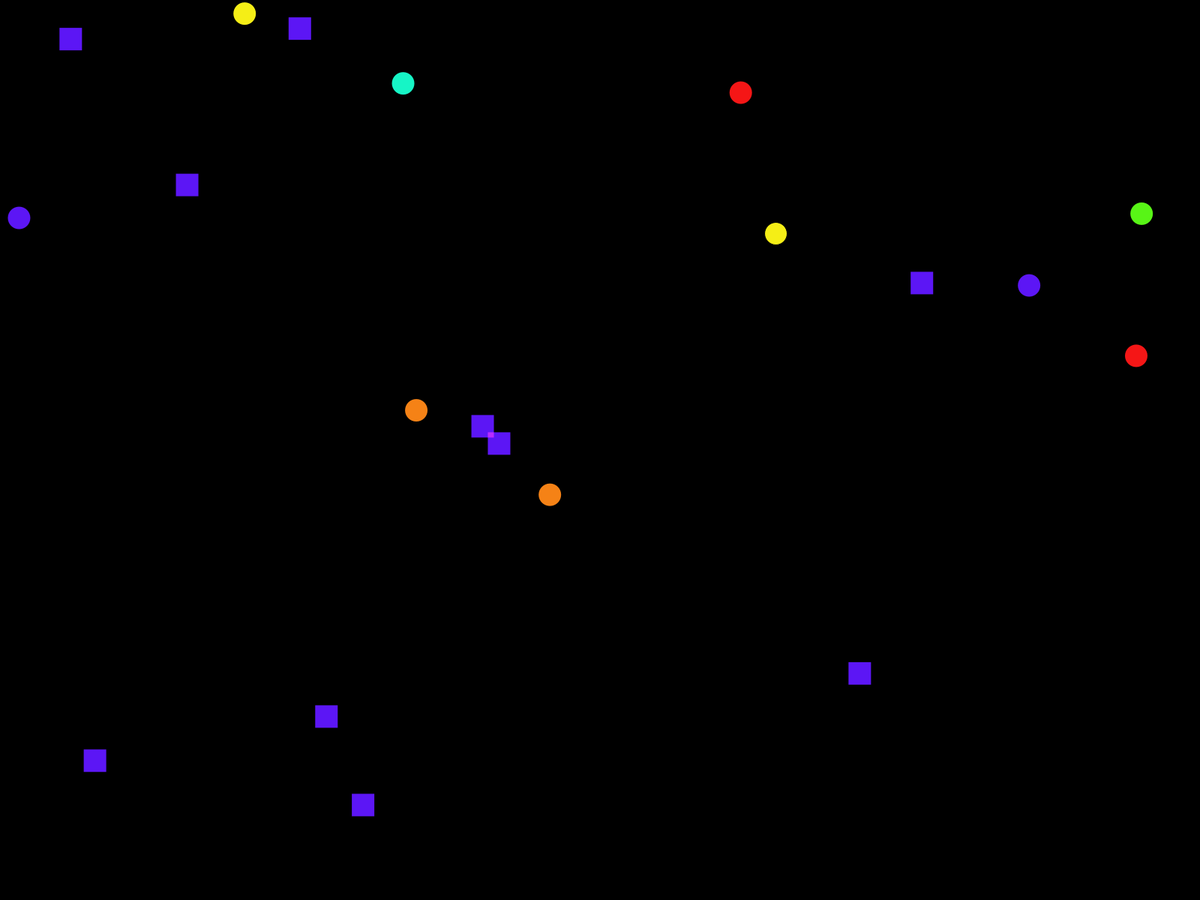
Frame 1 (no input)
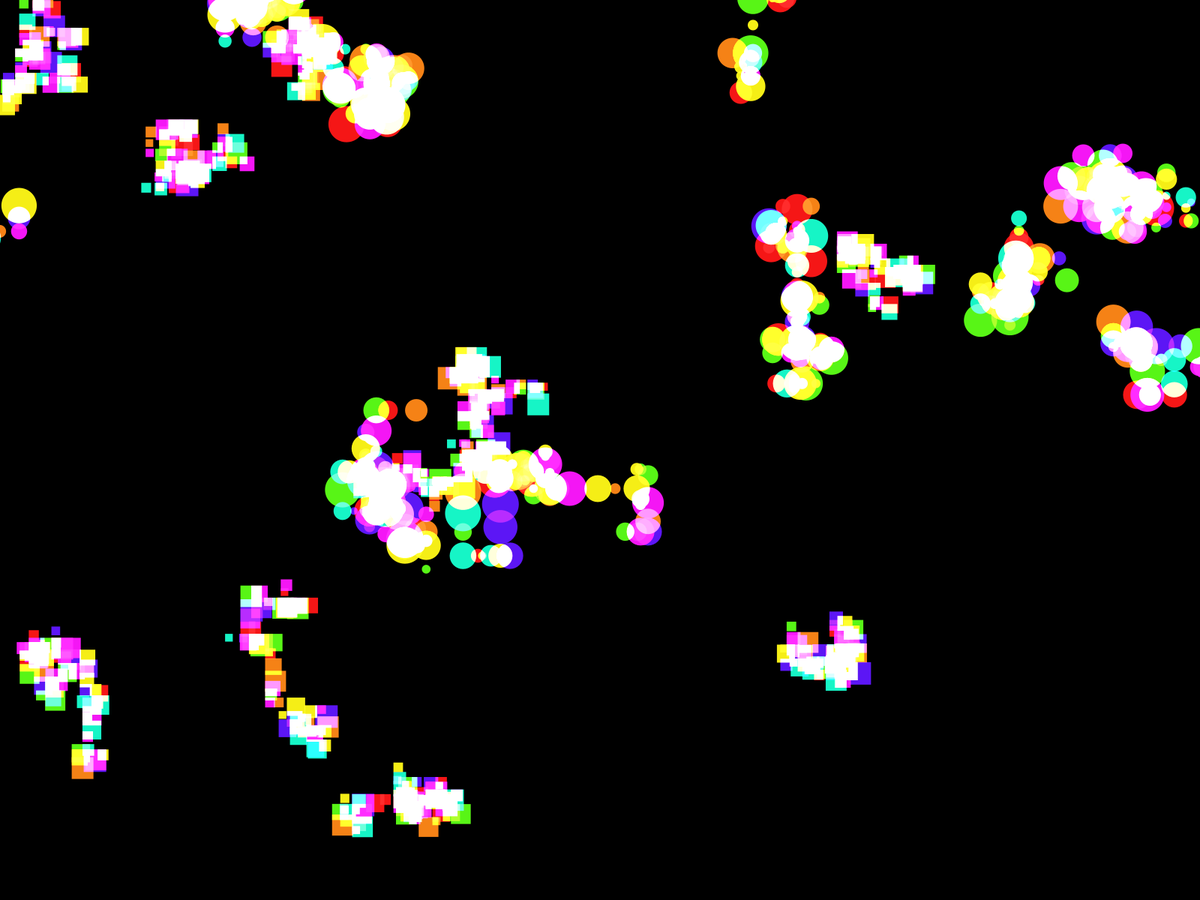
Frame 60 (the mouse pressed at the canvas centre just before this capture)
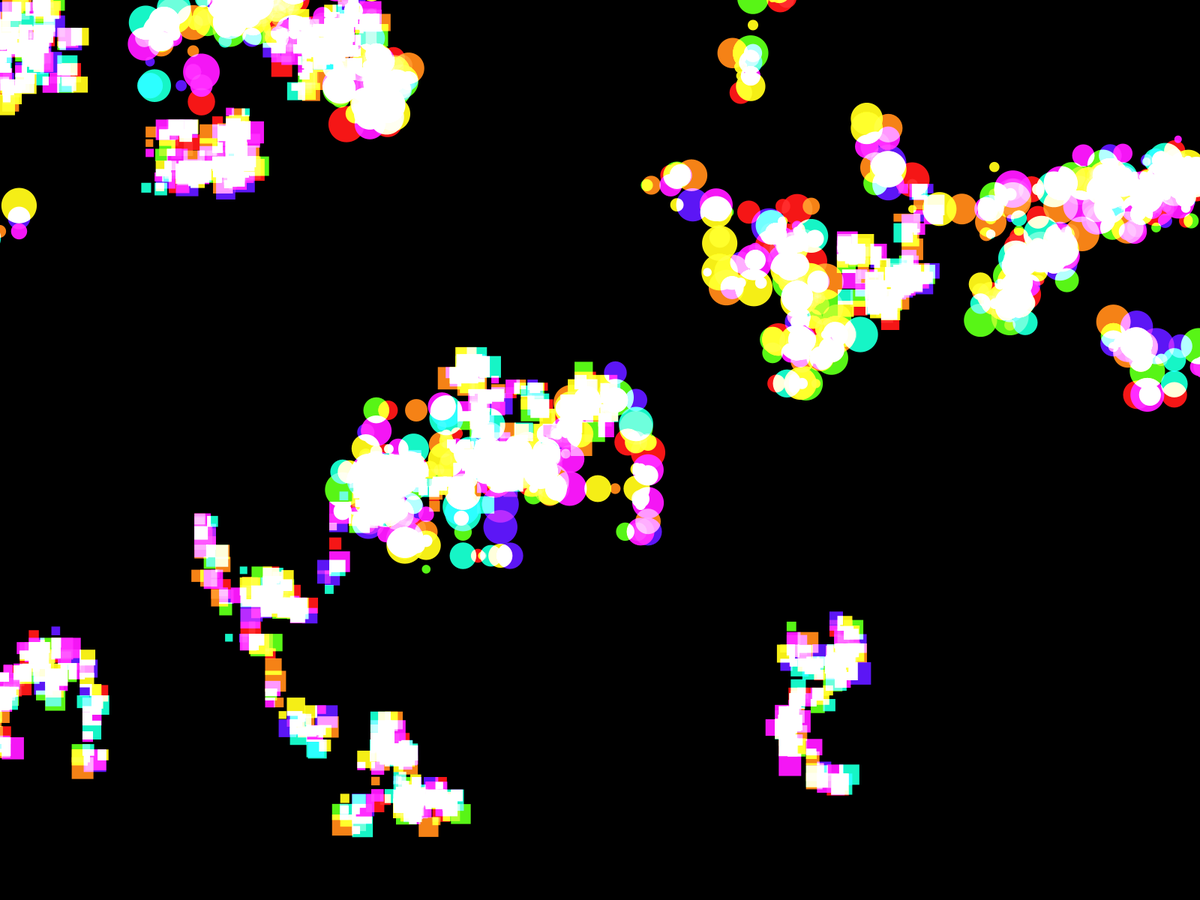
Frame 120 (the mouse held since frame 60 and released just before this capture)

The Processing sketch that drew these frames (run headless with seeded random() and noise(); from frame 60 on, the mouse is pressed at the canvas centre):

// Processing sketch: Mauhay_Project1_RandomNumbers
// ── Mauhay_Project1_RandomNumbers.pde
cBrush []  brush1;
sBrush []  brush2;

int iterationCount = 0;

void setup()
{
 fullScreen();
 background(0);
 
 brush1 = new cBrush[10];
 brush2 = new sBrush[10];
 for (int i = 0; i < brush1.length; i++)
 {
   
   brush1[i] = new cBrush();
   brush1[i].pos = new PVector(random(width), random(height));
 }
 for(int x = 0; x < brush2.length; x++)
 {
  brush2[x] = new sBrush();
  brush2[x].pos = new PVector(random(width), random(height));
 }

}
void draw()
{
  if(iterationCount < 500)
  {
    for(int i = 0; i < brush1.length; i++)
    {
     brush1[i].render();
     brush1[i].RandomMove();
    }
    for(int x = 0; x < brush2.length; x++)
    {
      brush2[x].render();
      brush2[x].RandomMove();
    }
    iterationCount++;
  }
  if (iterationCount >= 500)
  {
   noLoop(); 
  }
}

// ── Circle.pde
class cBrush
{
   PVector pos = new PVector(0,0);
   float radius = 30;
   float speed = 20;
   color colors[] = {#F51616,#F58216,#F5EE16,#58F516,#16F5C6,#5C16F5,#F416F5};
   
   void render()
   {
    fill(colors[int(random(0,colors.length))]);
    circle(pos.x, pos.y, radius); 
    blendMode(ADD);
   }
   
   void RandomMove()
   {
     radius = random(10,50);
     speed = random(5,40);
     
     int diceRoll = (int)random(4);
     switch(diceRoll)
     {
       case 0:
              pos.x -= speed;
           break;
         case 1:
           pos.x += speed;
           break;
         case 2:
           pos.y -= speed;
           break;
         case 3:
           pos.y += speed;
           break;
      }
   }  
}

// ── Square.pde
class sBrush
{
   PVector pos = new PVector(0,0);
   float extent = 30;
   float speed = 20;
   
   void render()
   {
    square(pos.x, pos.y, extent);   
   }
   
   void RandomMove()
   {
     extent = random(10,30);
     speed = random(10,20);
     
     int diceRoll = (int)random(4);
     switch(diceRoll)
     {
       case 0:
              pos.x -= speed;
           break;
         case 1:
           pos.x += speed;
           break;
         case 2:
           pos.y -= speed;
           break;
         case 3:
           pos.y += speed;
           break;
      }
   }  
}
